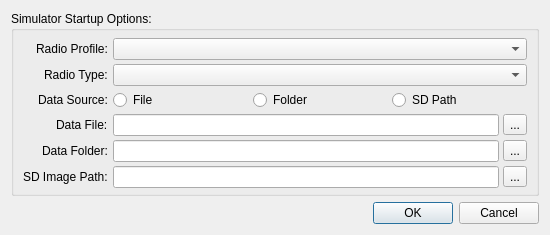
<?xml version="1.0" encoding="UTF-8"?>
<ui version="4.0">
 <class>SimulatorStartupDialog</class>
 <widget class="QDialog" name="SimulatorStartupDialog">
  <property name="geometry">
   <rect>
    <x>0</x>
    <y>0</y>
    <width>550</width>
    <height>217</height>
   </rect>
  </property>
  <property name="minimumSize">
   <size>
    <width>550</width>
    <height>0</height>
   </size>
  </property>
  <property name="windowTitle">
   <string>OpenTX Simulator - Startup Options</string>
  </property>
  <property name="modal">
   <bool>true</bool>
  </property>
  <layout class="QVBoxLayout" name="verticalLayout">
   <property name="spacing">
    <number>6</number>
   </property>
   <item>
    <widget class="QGroupBox" name="groupBox">
     <property name="sizePolicy">
      <sizepolicy hsizetype="Expanding" vsizetype="Preferred">
       <horstretch>0</horstretch>
       <verstretch>0</verstretch>
      </sizepolicy>
     </property>
     <property name="title">
      <string>Simulator Startup Options:</string>
     </property>
     <layout class="QFormLayout" name="layout_options">
      <property name="sizeConstraint">
       <enum>QLayout::SetNoConstraint</enum>
      </property>
      <property name="fieldGrowthPolicy">
       <enum>QFormLayout::AllNonFixedFieldsGrow</enum>
      </property>
      <property name="labelAlignment">
       <set>Qt::AlignRight|Qt::AlignTrailing|Qt::AlignVCenter</set>
      </property>
      <property name="formAlignment">
       <set>Qt::AlignLeading|Qt::AlignLeft|Qt::AlignTop</set>
      </property>
      <property name="horizontalSpacing">
       <number>5</number>
      </property>
      <property name="verticalSpacing">
       <number>4</number>
      </property>
      <property name="leftMargin">
       <number>9</number>
      </property>
      <property name="topMargin">
       <number>7</number>
      </property>
      <property name="rightMargin">
       <number>9</number>
      </property>
      <property name="bottomMargin">
       <number>5</number>
      </property>
      <item row="0" column="0">
       <widget class="QLabel" name="label_2">
        <property name="text">
         <string>Radio Profile:</string>
        </property>
       </widget>
      </item>
      <item row="0" column="1">
       <widget class="QComboBox" name="radioProfile">
        <property name="sizePolicy">
         <sizepolicy hsizetype="Preferred" vsizetype="Fixed">
          <horstretch>0</horstretch>
          <verstretch>0</verstretch>
         </sizepolicy>
        </property>
        <property name="toolTip">
         <string>Existing radio profiles are shown here.&lt;br /&gt;
Create or edit profiles using the Companion application.</string>
        </property>
       </widget>
      </item>
      <item row="1" column="0">
       <widget class="QLabel" name="label_3">
        <property name="text">
         <string>Radio Type:</string>
        </property>
       </widget>
      </item>
      <item row="1" column="1">
       <widget class="QComboBox" name="radioType">
        <property name="sizePolicy">
         <sizepolicy hsizetype="Preferred" vsizetype="Fixed">
          <horstretch>0</horstretch>
          <verstretch>0</verstretch>
         </sizepolicy>
        </property>
        <property name="toolTip">
         <string>Existing radio simulators are shown here.&lt;br /&gt;
The radio type specified in the selected profile is used by default.</string>
        </property>
       </widget>
      </item>
      <item row="2" column="0">
       <widget class="QLabel" name="label_6">
        <property name="text">
         <string>Data Source:</string>
        </property>
       </widget>
      </item>
      <item row="3" column="0">
       <widget class="QLabel" name="label_4">
        <property name="text">
         <string>Data File:</string>
        </property>
       </widget>
      </item>
      <item row="4" column="0">
       <widget class="QLabel" name="label_5">
        <property name="text">
         <string>Data Folder:</string>
        </property>
       </widget>
      </item>
      <item row="5" column="0">
       <widget class="QLabel" name="label_7">
        <property name="text">
         <string>SD Image Path:</string>
        </property>
       </widget>
      </item>
      <item row="3" column="1">
       <widget class="QWidget" name="wdgt_dataFile" native="true">
        <property name="sizePolicy">
         <sizepolicy hsizetype="Expanding" vsizetype="Preferred">
          <horstretch>0</horstretch>
          <verstretch>0</verstretch>
         </sizepolicy>
        </property>
        <layout class="QHBoxLayout" name="layout_dataFile" stretch="1,0">
         <property name="spacing">
          <number>4</number>
         </property>
         <property name="leftMargin">
          <number>0</number>
         </property>
         <property name="topMargin">
          <number>0</number>
         </property>
         <property name="rightMargin">
          <number>0</number>
         </property>
         <property name="bottomMargin">
          <number>0</number>
         </property>
         <item>
          <widget class="QLineEdit" name="dataFile">
           <property name="toolTip">
            <string>Radio data (.bin/.eeprom/.otx) image file to use. A new file with a default image will be created if necessary.&lt;br /&gt;
&lt;b&gt;NOTE&lt;/b&gt;: any existing EEPROM data incompatible with the selected radio type may be overwritten!</string>
           </property>
          </widget>
         </item>
         <item>
          <widget class="QToolButton" name="btnSelectDataFile">
           <property name="toolTip">
            <string>Select data file...</string>
           </property>
           <property name="text">
            <string>...</string>
           </property>
           <property name="icon">
            <iconset>
             <normaloff>:/themes/monoblue/16/open.png</normaloff>:/themes/monoblue/16/open.png</iconset>
           </property>
           <property name="toolButtonStyle">
            <enum>Qt::ToolButtonIconOnly</enum>
           </property>
          </widget>
         </item>
        </layout>
       </widget>
      </item>
      <item row="4" column="1">
       <widget class="QWidget" name="wdgt_dataFolder" native="true">
        <property name="sizePolicy">
         <sizepolicy hsizetype="Expanding" vsizetype="Preferred">
          <horstretch>0</horstretch>
          <verstretch>0</verstretch>
         </sizepolicy>
        </property>
        <layout class="QHBoxLayout" name="layout_dataFolder" stretch="1,0">
         <property name="spacing">
          <number>4</number>
         </property>
         <property name="leftMargin">
          <number>0</number>
         </property>
         <property name="topMargin">
          <number>0</number>
         </property>
         <property name="rightMargin">
          <number>0</number>
         </property>
         <property name="bottomMargin">
          <number>0</number>
         </property>
         <item>
          <widget class="QLineEdit" name="dataFolder">
           <property name="toolTip">
            <string>Directory containing RADIO and MODELS folders to use.&lt;br /&gt;
New folder(s) with default radio/model will be created here if necessary.</string>
           </property>
          </widget>
         </item>
         <item>
          <widget class="QToolButton" name="btnSelectDataFolder">
           <property name="toolTip">
            <string>Select data folder...</string>
           </property>
           <property name="text">
            <string>...</string>
           </property>
           <property name="icon">
            <iconset>
             <normaloff>:/themes/monoblue/16/open.png</normaloff>:/themes/monoblue/16/open.png</iconset>
           </property>
           <property name="toolButtonStyle">
            <enum>Qt::ToolButtonIconOnly</enum>
           </property>
          </widget>
         </item>
        </layout>
       </widget>
      </item>
      <item row="5" column="1">
       <widget class="QWidget" name="wdgt_sdPath" native="true">
        <property name="sizePolicy">
         <sizepolicy hsizetype="Expanding" vsizetype="Preferred">
          <horstretch>0</horstretch>
          <verstretch>0</verstretch>
         </sizepolicy>
        </property>
        <layout class="QHBoxLayout" name="layout_sdPath" stretch="1,0">
         <property name="spacing">
          <number>4</number>
         </property>
         <property name="leftMargin">
          <number>0</number>
         </property>
         <property name="topMargin">
          <number>0</number>
         </property>
         <property name="rightMargin">
          <number>0</number>
         </property>
         <property name="bottomMargin">
          <number>0</number>
         </property>
         <item>
          <widget class="QLineEdit" name="sdPath">
           <property name="toolTip">
            <string>Directory containing the SD card image to use.&lt;br/&gt;
The default is configured in the chosen Radio Profile.</string>
           </property>
          </widget>
         </item>
         <item>
          <widget class="QToolButton" name="btnSelectSdPath">
           <property name="toolTip">
            <string>Select SD card image folder...</string>
           </property>
           <property name="text">
            <string>...</string>
           </property>
           <property name="icon">
            <iconset>
             <normaloff>:/themes/monoblue/16/open.png</normaloff>:/themes/monoblue/16/open.png</iconset>
           </property>
           <property name="toolButtonStyle">
            <enum>Qt::ToolButtonIconOnly</enum>
           </property>
          </widget>
         </item>
        </layout>
       </widget>
      </item>
      <item row="2" column="1">
       <widget class="QWidget" name="wdgt_dataSource" native="true">
        <property name="sizePolicy">
         <sizepolicy hsizetype="Expanding" vsizetype="Preferred">
          <horstretch>0</horstretch>
          <verstretch>0</verstretch>
         </sizepolicy>
        </property>
        <property name="toolTip">
         <string>Select which of the data sources (File/Folder/SD Card) you would like to start the simulator with.</string>
        </property>
        <layout class="QHBoxLayout" name="layout_dataSource">
         <property name="spacing">
          <number>5</number>
         </property>
         <property name="leftMargin">
          <number>0</number>
         </property>
         <property name="topMargin">
          <number>0</number>
         </property>
         <property name="rightMargin">
          <number>0</number>
         </property>
         <property name="bottomMargin">
          <number>0</number>
         </property>
         <item>
          <widget class="QRadioButton" name="optFile">
           <property name="text">
            <string>File</string>
           </property>
           <attribute name="buttonGroup">
            <string notr="true">optGrp_dataSource</string>
           </attribute>
          </widget>
         </item>
         <item>
          <widget class="QRadioButton" name="optFolder">
           <property name="text">
            <string>Folder</string>
           </property>
           <attribute name="buttonGroup">
            <string notr="true">optGrp_dataSource</string>
           </attribute>
          </widget>
         </item>
         <item>
          <widget class="QRadioButton" name="optSdPath">
           <property name="text">
            <string>SD Path</string>
           </property>
           <attribute name="buttonGroup">
            <string notr="true">optGrp_dataSource</string>
           </attribute>
          </widget>
         </item>
        </layout>
       </widget>
      </item>
     </layout>
    </widget>
   </item>
   <item>
    <widget class="QDialogButtonBox" name="buttonBox">
     <property name="orientation">
      <enum>Qt::Horizontal</enum>
     </property>
     <property name="standardButtons">
      <set>QDialogButtonBox::Cancel|QDialogButtonBox::Ok</set>
     </property>
    </widget>
   </item>
  </layout>
 </widget>
 <resources/>
 <connections>
  <connection>
   <sender>buttonBox</sender>
   <signal>accepted()</signal>
   <receiver>SimulatorStartupDialog</receiver>
   <slot>accept()</slot>
   <hints>
    <hint type="sourcelabel">
     <x>248</x>
     <y>254</y>
    </hint>
    <hint type="destinationlabel">
     <x>157</x>
     <y>274</y>
    </hint>
   </hints>
  </connection>
  <connection>
   <sender>buttonBox</sender>
   <signal>rejected()</signal>
   <receiver>SimulatorStartupDialog</receiver>
   <slot>reject()</slot>
   <hints>
    <hint type="sourcelabel">
     <x>316</x>
     <y>260</y>
    </hint>
    <hint type="destinationlabel">
     <x>286</x>
     <y>274</y>
    </hint>
   </hints>
  </connection>
 </connections>
 <buttongroups>
  <buttongroup name="optGrp_dataSource"/>
 </buttongroups>
</ui>
